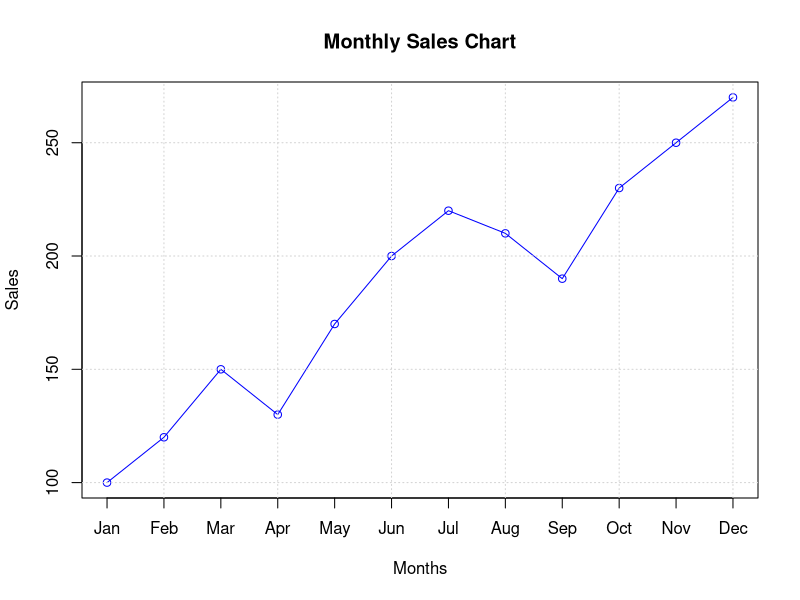

Reproduce this figure in R.
# Correct data
months <- c("Jan","Feb","Mar","Apr","May","Jun",
            "Jul","Aug","Sep","Oct","Nov","Dec")

sales <- c(100,120,150,130,170,200,
           220,210,190,230,250,270)

# Create line chart
plot(1:12, sales,
     type = "o",              # line + points
     col = "blue",
     xaxt = "n",              # remove default x-axis
     xlab = "Months",
     ylab = "Sales",
     main = "Monthly Sales Chart")

# Add month names to x-axis
axis(1, at = 1:12, labels = months)

# Add grid
grid()
